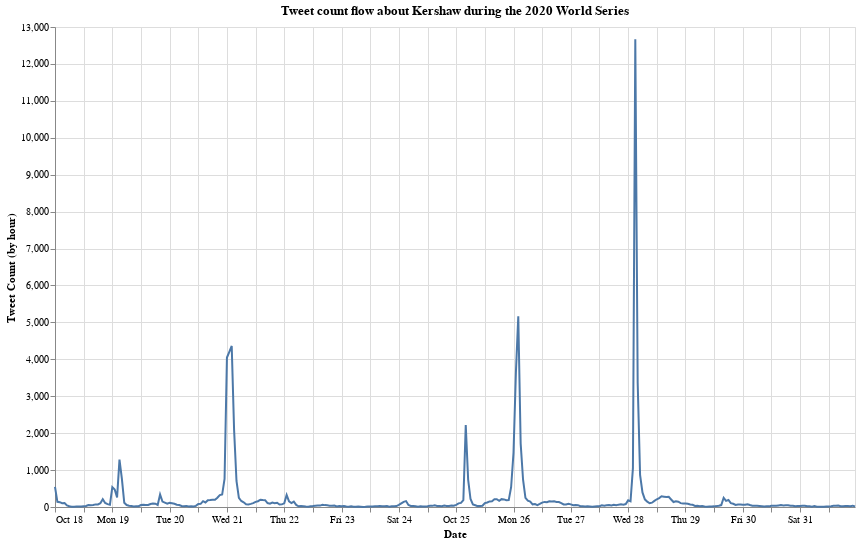

Notebook code cell kept with this figure:
### Code cell
alt.Chart(score).mark_line().encode(
    x=alt.X('date:T',title='Date'),
    y=alt.Y('size:Q',title='Tweet Count (by hour)')
).properties(width=800,height=480,title='Tweet count flow about Kershaw during the 2020 World Series')

### Figure 1 — Vega-Lite specification as saved in the notebook (floating-point values rounded to 4 significant figures; data arrays with more than 128 entries replaced by an {"elided": "..."} marker saying what was removed)
{"config": {"view": {"continuousWidth": 400, "continuousHeight": 300}}, "data": {"name": "data-d8e9bb7543147c7ca8af6757ee758294"}, "mark": "line", "encoding": {"x": {"type": "temporal", "field": "date", "title": "Date"}, "y": {"type": "quantitative", "field": "size", "title": "Tweet Count (by hour)"}}, "height": 480, "title": "Tweet count flow about Kershaw during the 2020 World Series", "width": 800, "$schema": "https://vega.github.io/schema/vega-lite/v4.8.1.json", "datasets": {"data-d8e9bb7543147c7ca8af6757ee758294": {"elided": "336 records"}}}
